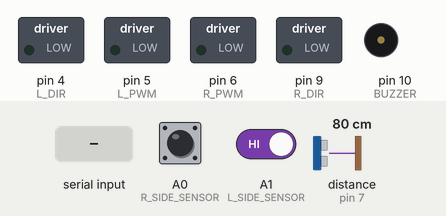
Bench run of a sketch on a simulated Arduino Uno, built with avr-gcc and run on an emulated ATmega328P. On the bench: switched loads named in the sketch (green lamp = pin HIGH), buzzer (waves = sounding, pin HIGH). Wiring (inferred from the names in the program): ultrasonic range finder: trigger pin 8; echo pin 7. The inputs (shaded band) are chosen by the test bench; at power-on: A0 (R_SIDE_SENSOR) HIGH, A1 (L_SIDE_SENSOR) HIGH, distance to the obstacle (sensor on pin 7) 80 cm. The echo pulse lasts 58.3 µs per cm; pins used as bus, display or sensor lines are not drawn; what the sketch prints to the serial monitor is not drawn.

Above: at 1.2 s.
1.3 s: A0 (R_SIDE_SENSOR) driven LOW
At 1.51 s:
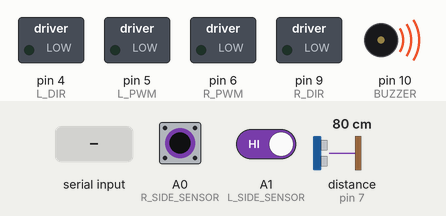
3.2 s: "b90\n" received over Serial
At 3.6 s:
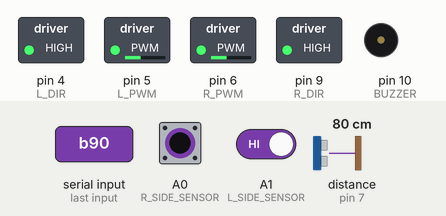
4.7 s: "s" received over Serial
At 5.3 s:
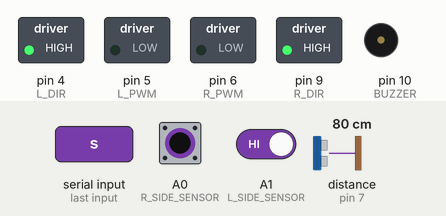
6.2 s: "b,45\n" received over Serial
At 7.1 s:
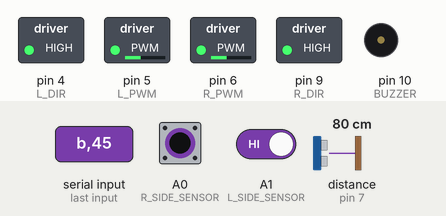
7.7 s: A0 (R_SIDE_SENSOR) pulsed HIGH 5 times (0.12 s each, 0.3 s apart)
At 8.08 s:
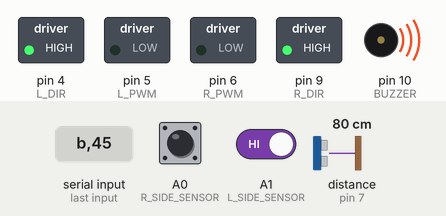
10.9 s: "b" received over Serial
At 12.0 s:
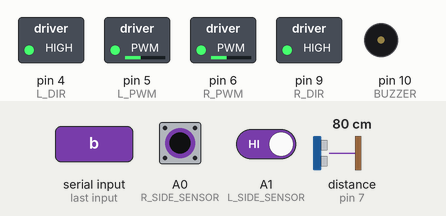
Timing chart, 0 to 13.4 s (numbered marks = the images above; inputs shaded):
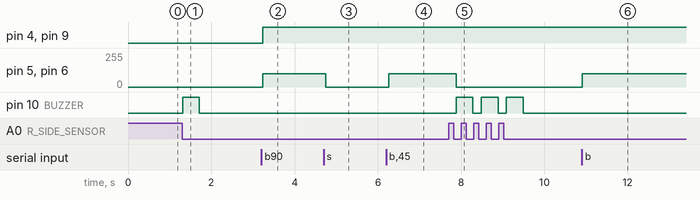

The sketch:

robot.ino
```cpp
#define L_DIR 4 //kierunek obrotów lewego silnika (0 - przód, 1 - tył)
#define L_PWM 5 //prędkość lewego silnika (0-165)
#define R_PWM 6 //prędkość prawego silnika (0-165)
#define R_DIR 9  //kierunek obrotów prawego silnika (0 - przód, 1 - tył)
#define BUZZER 10 //pin sterujący buzzerem
#define BUTTON 2 //pin oodczytujący stan przycisku
#define trigPin 8 //pin wyzwalający pomiar odległości
#define echoPin 7 //pin do odczytu odległości
#define R_SIDE_SENSOR A0 // prawa krańcówka
#define L_SIDE_SENSOR A1 //lewa krańcówka
#define PWM_MAX 165 //maksymalne wypelnienie sygnalu sterującego prędkością silnika

char bluetoothVal; //zmienna przechowująca odczytany znak
char temp; //zmienna pomocnicza
bool w = 0; //zmienna logiczna określająca czy robot jest na przeszkodzie
int i = 5; //zmienna pomocnicza

//zmienna przechowujące wartości sliderów
int sliderLeft = 60;
int sliderRight = 60;
int sliderRotate = 60;

//zmienne do pomiaru odległosći
long czas = 0;
long dystans = 50;

void setup() {
  Serial.begin(9600);

  // konfiguracja pinów od mostka H
  pinMode(L_DIR, OUTPUT);
  pinMode(R_DIR, OUTPUT);
  pinMode(L_PWM, OUTPUT);
  pinMode(R_PWM, OUTPUT);

  //konfiguracja pinów czujników, przycisków itp.
  pinMode(BUZZER, OUTPUT);
  pinMode(BUTTON, INPUT_PULLUP);
  pinMode(L_SIDE_SENSOR, INPUT_PULLUP);
  pinMode(R_SIDE_SENSOR, INPUT_PULLUP);
  digitalWrite(BUZZER, LOW);
  pinMode(trigPin, OUTPUT);
  pinMode(echoPin, INPUT);
}

void loop() {
  // pomiar odległości co 500 ms
  if(i == 5)
  {
    measureDistance();
    i = 1;
  }
  else i++;

  //jeśli robot napotka przeszkodę
  if((digitalRead(L_SIDE_SENSOR) == LOW) || (digitalRead(R_SIDE_SENSOR) == LOW))
  {
    if(w == 0)
    {
      stopMotors();
      digitalWrite(BUZZER, HIGH);
      delay(400);
      digitalWrite(BUZZER, LOW);
      w = 1;
    }
  }

  //jeśli robot wycofał się z przeszkody
  if((digitalRead(L_SIDE_SENSOR) == HIGH) && (digitalRead(R_SIDE_SENSOR) == HIGH) && (w == 1))
  {
    w = 0;
  }

  // odczytywanie danych przesłanych z aplikacji
  while(Serial.available())
  {
    bluetoothVal = Serial.read();
    switch(bluetoothVal)
    {
      // obsługa sliderów

      // slider prędkości lewego koła
      case 'x':
      sliderLeft = Serial.parseInt();
      temp = Serial.read();
      if(sliderLeft < 0 || sliderLeft > 100){sliderLeft = 0;}
      break;

      // slider prędkości prawego koła
      case 'y':
      sliderRight = Serial.parseInt();
      temp = Serial.read();
      if(sliderRight < 0 || sliderRight > 100){sliderRight = 0;}
      break;

      // slider prędkości obrotów
      case 'z':
      sliderRotate = Serial.parseInt();
      temp = Serial.read();
      if(sliderRotate < 0 || sliderRotate > 100){sliderRotate = 0;}
      break;

      // obsługa przycisków ruchu

      // przycisk jazdy w przód
      case 'f':
      if(w == 0)
      {
        leftMotor(sliderLeft);
        rightMotor(sliderRight);
      }
      break;

      // przycisk jazdy w tył
      case 'b':
      leftMotor(-sliderLeft);
      rightMotor(-sliderRight);
      break;

      // przycisk obrotu wg zegara
      case 'r':
      if(w == 0)
      {
        leftMotor(-sliderRotate);
        rightMotor(sliderRotate);
      }
      break;

      //przycisk obrotu przeciwnie do zegara
      case 'l':
      if(w == 0)
      {
        leftMotor(sliderRotate);
        rightMotor(-sliderRotate);
      }
      break;

      //puszczenie dowolnego przycisku
      case 's':
      stopMotors();
    }
  }
  delay(100);
}

void leftMotor(int v)
{
  if(v > 0)
  {
    v = map(v, 0, 100, 0, PWM_MAX);
    digitalWrite(L_DIR, 0);
    analogWrite(L_PWM, v);
  }
  else
  {
    v = abs(v);
    v = map(v, 0, 100, 0, PWM_MAX);
    digitalWrite(L_DIR, 1);
    analogWrite(L_PWM, v);
  }
}

void rightMotor(int v)
{
  if(v > 0)
  {
    v = map(v, 0, 100, 0, PWM_MAX);
    digitalWrite(R_DIR, 0);
    analogWrite(R_PWM, v);
  }
  else
  {
    v = abs(v);
    v = map(v, 0, 100, 0, PWM_MAX);
    digitalWrite(R_DIR, 1);
    analogWrite(R_PWM, v);
  }
}

void stopMotors()
{
  analogWrite(L_PWM, 0);
  analogWrite(R_PWM, 0);
}

void measureDistance()
{
  digitalWrite(trigPin, LOW);
  delayMicroseconds(2);
  digitalWrite(trigPin, HIGH);
  delayMicroseconds(10);
  digitalWrite(trigPin, LOW);

  czas = pulseIn(echoPin, HIGH);
  dystans = czas/58;
  if(dystans < 2) dystans = 2;
  else if(dystans > 200) dystans = 200;
  Serial.print((int)dystans);
}
```

Measured:
- after the input at 1.3 s, pin 10 (BUZZER): LOW → HIGH at once, → LOW 0.40 s later
- after the input at 3.2 s, pin 4 (L_DIR), pin 9 (R_DIR): LOW → HIGH at once; pin 5 (L_PWM), pin 6 (R_PWM): 0/255 → 99/255 at once
- after the input at 4.7 s, pin 5 (L_PWM), pin 6 (R_PWM): 99/255 → 0/255 after 0.05 s
- after the input at 6.2 s, pin 5 (L_PWM), pin 6 (R_PWM): 0/255 → 99/255 after 0.07 s
- after the input at 7.7 s, pin 5 (L_PWM), pin 6 (R_PWM): 99/255 → 0/255 after 0.18 s; pin 10 (BUZZER): alternates HIGH for 0.40 s and LOW for 0.20 s, 6 changes in all, then stays LOW, starting after 0.18 s
- after the input at 10.9 s, pin 5 (L_PWM), pin 6 (R_PWM): 0/255 → 99/255 at once
